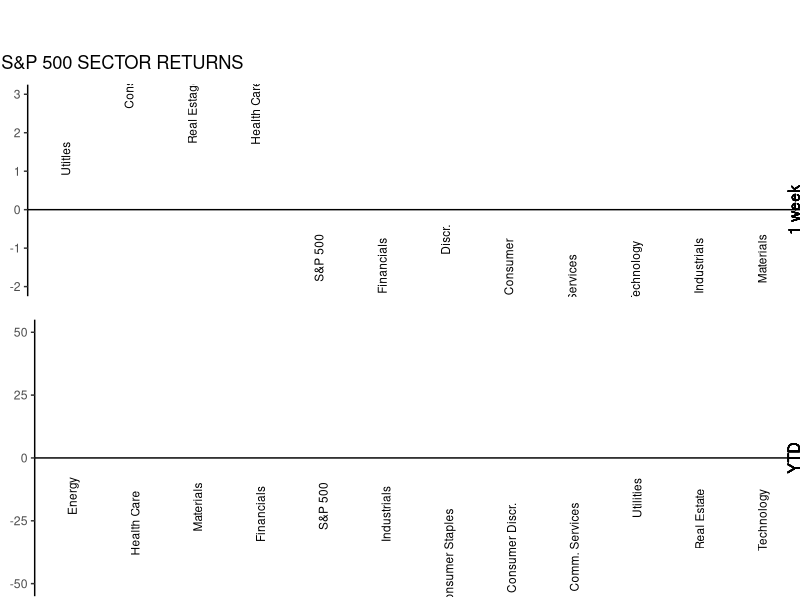

This chart was generated by the following R code:
## ---- chunk 1
knitr::opts_chunk$set(echo = TRUE)
## ---- chunk 2
# Ręczne przepisanie liczb i nazw z wykresu
firstWeekNumbers <-c(1.9, 1.6, 1.3, 1.0, 1.0, 1.0, 0.8, 0.7, -0.2, -0.6, -0.8, -1.4)
firstWeekValues <- c('Materials', 'Industrials', 'Technology', 'Comm. Services',
                     'Consumer', 'Discr.', 'Financials', 'S&P 500',
                     'Health Care', 'Real Estage', 'Consumer Staples', 'Utitles')
firstWeek <- cbind(firstWeekValues, firstWeekNumbers)

YTDNumbers <- c(33.2, 29.3, 23.8, 22.8, 22.4, 22.4, 21.3, 20.4, 18.1, 15.5, 5.4, 3.8)
YTDValues <- c("Technology", "Real Estate", "Utilities", "Comm. Services",
               "Consumer Discr.", "Consumer Staples", "Industrials", "S&P 500",
               "Financials", "Materials", "Health Care", "Energy")
YTD <- cbind(YTDNumbers, YTDValues)

# Złączenie wszystkich czterech wektorów w jeden i przedstawienie ich jako ramka danych
fullData <- as.data.frame(cbind(firstWeek, YTD))

# wektor liczb przekonwertujemy na numeryczny w celu wykonania przyszłych operacji
fullData$firstWeekNumbers <- as.numeric(levels(
  fullData$firstWeekNumbers))[fullData$firstWeekNumbers]
fullData$YTDNumbers <- as.numeric(levels(
  fullData$YTDNumbers))[fullData$YTDNumbers]

# musimy także przedstawić nazwy jako "factor" - dzięki temu będziemy mieli ustaloną kolejność słupków
fullData$firstWeekValues <- factor(fullData$firstWeekValues,
  levels = fullData$firstWeekValues[rev(order(fullData$firstWeekNumbers))])
fullData$YTDValues <- factor(fullData$YTDValues,
  levels = fullData$YTDValues[rev(order(fullData$YTDNumbers))])
## ---- chunk 3
library(ggplot2) # główna biblioteka
library(gridExtra) # pakiet umożliwiający umieszczenie dwóch wykresów jeden pod drugim
library(ggrepel) # biblioteka dająca możliwość umieszczania dodatkowego tekstu w dowolnym miejscu

# Wykres górny - "1 week"
plot1 <- ggplot(data = fullData, aes(x = firstWeekValues,
                                     y = firstWeekNumbers)) + # wczytanie danych wejściowych
  scale_y_continuous(limits = c(-2, 3), breaks = seq(-2, 3, by = 1)) + # ustalenie przedzialek
  geom_col(stat = "identity", fill = "#3064d2") + # typ wykresu: columnowy, kolor: niebieski
  geom_text(aes(label = firstWeekNumbers),
    position = position_nudge(y = 0), vjust = 0.5, size = 3, angle = 90,
    hjust = ifelse(firstWeekNumbers > 0, -0.5, 1.5)) +
    # pozycja liczb na wykresie - nad kolumnami, jeżeli wartości
    # są ujemne lub pod - w przeciwnym wypadku
  geom_text(aes(y = 0, label = firstWeekValues),
    position = position_nudge(y = 0), vjust = 0.5, size = 3, angle = 90,
    hjust = ifelse(firstWeekNumbers < 0, -1, 1.5)) +
    # pozycja liczb na wykresie - nad kolumnami, jeżeli wartości
    # są ujemne lub pod - w przeciwnym wypadku
  geom_hline(yintercept = 0) + # pozioma linia na wysokości 0
  geom_text(x = 12.5, y = 0, label = "1 week", angle = 90) + # tytuł z prawej strony
  theme_bw() + theme(panel.border = element_blank(), panel.grid.major = element_blank(),
    panel.grid.minor = element_blank(), axis.line = element_line(colour = "black"), # białe tło
    axis.text.x = element_blank(), # usunięcie etykiet z osi X
    axis.line.x = element_blank(), # usunięcie linii osi X
    axis.ticks.x = element_blank(), # usunięcie przedziałek osi X
    axis.title.x = element_blank()) + # usunięcie tytułu z osi X
  ggtitle("S&P 500 SECTOR RETURNS") + # dodawanie tytułu w lewym górnym rogu
  theme(plot.margin = unit(c(1.5, 0, 0, 0.25), "cm"), # ustalenie marginesów
      axis.title = element_blank(), # usunięcie tytułu osi y z lewej strony
      plot.title = element_text(hjust = -0.05, vjust = 2))
      # ustalanie właściwej pozycji na tytuł w lewym górnym rogu

# Wykres dolny - "YTD"
plot2 <- ggplot(data = fullData, aes(x = YTDValues, y = YTDNumbers)) + # wczytanie danych wejściowych
  scale_y_continuous(limits = c(-50, 50), breaks = seq(-50, 50, by = 25)) + # ustalenie przedzialek
  geom_col(stat = "identity", fill = "#1a9524") + # typ wykresu: columnowy, kolor: zielony
  geom_text(aes(label = YTDNumbers),
    position = position_nudge(y = 1), vjust = 0.5, size = 3, angle = 90,
    hjust = ifelse(YTDNumbers > 0, -0.5, 1.5)) +
    # pozycja liczb na wykresie - nad kolumnami, jeżeli wartości
    # są ujemne lub pod - w przeciwnym wypadku
  geom_text(aes(y = 0, label = YTDValues),
    position = position_nudge(y = 0), vjust = 0.5, size = 3, angle = 90,
    hjust = ifelse(YTDNumbers < 0, -1, 1.5)) +
    # pozycja liczb na wykresie - nad kolumnami, jeżeli wartości
    # są ujemne lub pod - w przeciwnym wypadku
  geom_hline(yintercept = 0) + # pozioma linia na wysokości 0
  geom_text(x = 12.5, y = 0, label = "YTD", angle = 90) + # tytuł z prawej strony
  theme_bw() + theme(panel.border = element_blank(), panel.grid.major = element_blank(),
    panel.grid.minor = element_blank(), axis.line = element_line(colour = "black"), # białe tło
    axis.text.x = element_blank(), # usunięcie etykiet z osi X
    axis.line.x = element_blank(), # usunięcie linii osi X
    axis.ticks.x = element_blank(), # usunięcie przedziałek osi X
    axis.title.x = element_blank()) + # usunięcie tytułu z osi X
  theme(plot.margin = unit(c(0.5, 0, 0, 0.25), "cm"), # ustalenie marginesów
      axis.title = element_blank()) # usunięcie tytułu osi y z lewej strony

# Połączenie wykresów w jeden i narysowanie zestawienia
grid.arrange(plot1, plot2, nrow = 2)
